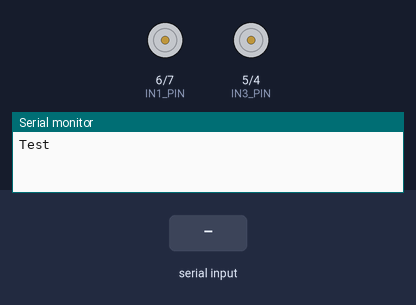
The sketch below on a simulated Arduino Uno, built with avr-gcc and run on an emulated ATmega328P. Shown: motor-driver pin pairs drawn as motors (green arrow = first pin HIGH = forward, orange = second pin HIGH = backward, longer = more drive, scaled by the enable pin), the last lines printed to the serial monitor. The test bench sets the inputs (shaded band). Random numbers use the default seed unless the sketch sets one.

Above: at 1.2 s.
1.3 s: "A1" received over the second serial link
At 1.83 s:
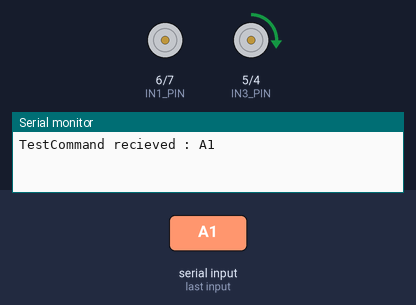
4.3 s: "W2" received over the second serial link
At 6.7 s:
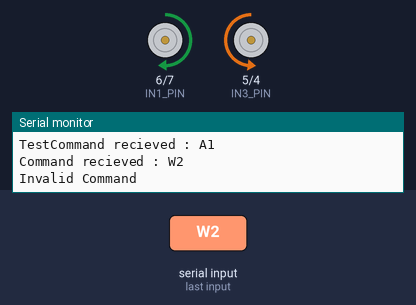
7.3 s: "S" received over the second serial link
At 8.0 s:
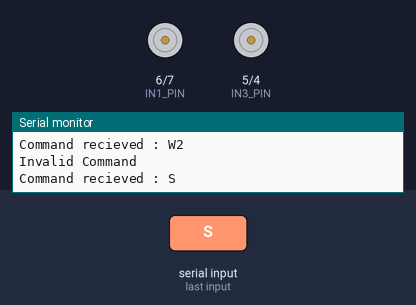
8.8 s: "D1" received over the second serial link
11.8 s: "S2" received over the second serial link
At 12.8 s:
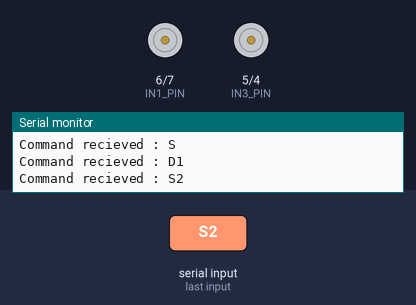
13.4 s: "W" received over the second serial link
At 15.8 s:
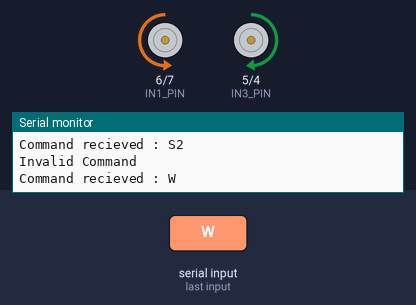
Timing chart, 0 to 17.3 s (numbered marks = the images above; inputs shaded):
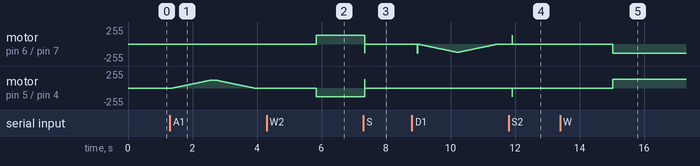

The sketch:

Controllerbetterturn.ino
```cpp
#include <SoftwareSerial.h>
SoftwareSerial hc06(11,10); //TX connects to 2(RX), RX connects to 3(TX)
String cmd="";
float sensor_val=0;
// constants won't change
const int ENA_PIN = 9; // the Arduino pin connected to the EN1 pin L298N
const int IN1_PIN = 6; // the Arduino pin connected to the IN1 pin L298N
const int IN2_PIN = 7; // the Arduino pin connected to the IN2 pin L298N
const int IN3_PIN = 5; // the Arduino pin connected to the IN2 pin L298N
const int IN4_PIN = 4;  // the Arduino pin connected to the IN2 pin L298N
const int ENB_PIN = 3; // the Arduino pin connected to the EN1 pin L298N
void setup(){
 	//Initialize Serial Monitor
 	Serial.begin(9600);
 	//Initialize Bluetooth Serial Port
 	hc06.begin(9600);
  Serial.print("Test");
  pinMode(ENA_PIN, OUTPUT);
  pinMode(IN1_PIN, OUTPUT);
  pinMode(IN2_PIN, OUTPUT);
  pinMode(IN3_PIN, OUTPUT);
  pinMode(IN4_PIN, OUTPUT);
  pinMode(ENB_PIN, OUTPUT);
}
void loop(){
 	//Read data from HC06
 	while(hc06.available()>0){
 			cmd+=(char)hc06.read();
 	}


//Select function with cmd
 	if(cmd!=""){
 			Serial.print("Command recieved : ");
 			Serial.println(cmd);
 			// We expect ON or OFF from bluetooth
 			if(cmd=="W2"){ //backwards
 							digitalWrite(IN1_PIN, HIGH); // control motor A spins
              digitalWrite(IN2_PIN, LOW);  // control motor A spins clockwise}
              digitalWrite(IN3_PIN, LOW);
              digitalWrite(IN4_PIN, HIGH);  // control motor A spins clockwise}
              //delay(1000);
              for (int speed = 0; speed <= 150; speed++) {
                    analogWrite(ENA_PIN, (int)((speed/150)*135)); // control the speed
                    analogWrite(ENB_PIN, (int)((speed/150)*131)); // control the speed


                    delay(10);
              }
              //delay(1000);


 			}else if(cmd=="S2"){ //stop backwards
 							digitalWrite(IN1_PIN, HIGH);   // control motor A spins anti-clockwise
              digitalWrite(IN2_PIN, LOW);  // control motor A spins anti-clockwise
              digitalWrite(IN3_PIN, LOW);   // control motor A spins anti-clockwise
              digitalWrite(IN4_PIN, HIGH);  // control motor A spins anti-clockwise
              //delay(1000);
              for (int speed = 150; speed >= 0; speed--) {
                  analogWrite(ENA_PIN, (int)((speed/150)*135)); // control the speed
                  analogWrite(ENB_PIN, (int)((speed/150)*131)); // control the speed
                  delay(10);
              }
              //delay(1000); // stop motor 1 second

 			} if(cmd=="W"){ //forwards
 							digitalWrite(IN1_PIN, LOW); // control motor A spins
              digitalWrite(IN2_PIN, HIGH);  // control motor A spins clockwise}
              digitalWrite(IN3_PIN, HIGH);
              digitalWrite(IN4_PIN, LOW);  // control motor A spins clockwise}
              //delay(1000);
              for (int speed = 0; speed <= 150; speed++) {
                    analogWrite(ENA_PIN, (int)((speed/150)*135)); // control the speed
                    analogWrite(ENB_PIN, (int)((speed/150)*131)); // control the speed


                    delay(10);
              }
              //delay(1000);


 			}else if(cmd=="S"){ //stop forwards
 							digitalWrite(IN1_PIN, LOW);   // control motor A spins anti-clockwise
              digitalWrite(IN2_PIN, HIGH);  // control motor A spins anti-clockwise
              digitalWrite(IN3_PIN, HIGH);   // control motor A spins anti-clockwise
              digitalWrite(IN4_PIN, LOW);  // control motor A spins anti-clockwise
              //delay(1000);
              for (int speed = 150; speed >= 0; speed--) {
                  analogWrite(ENA_PIN, (int)((speed/150)*135)); // control the speed
                  analogWrite(ENB_PIN, (int)((speed/150)*131)); // control the speed
                  delay(10);
              }
              //delay(1000); // stop motor 1 second

 			}else if(cmd == "A1"){
 							digitalWrite(IN1_PIN, LOW);   // control motor A spins anti-clockwise
              digitalWrite(IN2_PIN, LOW);  // control motor A spins anti-clockwise
              digitalWrite(IN3_PIN, HIGH);   // control motor A spins anti-clockwise
              digitalWrite(IN4_PIN, LOW);  // control motor A spins anti-clockwise
              //delay(1000);
              for (int speed = 0; speed <= 120; speed++) {
                  analogWrite(ENA_PIN, speed); // control the speed
                  analogWrite(ENB_PIN, speed); // control the speed
                  delay(10);
              }

              delay(100);

              for (int speed = 120; speed >= 0; speed--) {
                  analogWrite(ENA_PIN, speed); // control the speed
                  analogWrite(ENB_PIN, speed); // control the speed
                  delay(10);
              }
              //delay(1000); // stop motor 1 second

      } else if(cmd == "A2"){
 							digitalWrite(IN1_PIN, LOW);   // control motor A spins anti-clockwise
              digitalWrite(IN2_PIN, LOW);  // control motor A spins anti-clockwise
              digitalWrite(IN3_PIN, HIGH);   // control motor A spins anti-clockwise
              digitalWrite(IN4_PIN, LOW);  // control motor A spins anti-clockwise
              //delay(1000);
              for (int speed = 0; speed <= 120; speed++) {
                  analogWrite(ENA_PIN, speed); // control the speed
                  analogWrite(ENB_PIN, speed); // control the speed
                  delay(10);
              }

              delay(200);

              for (int speed = 120; speed >= 0; speed--) {
                  analogWrite(ENA_PIN, speed); // control the speed
                  analogWrite(ENB_PIN, speed); // control the speed
                  delay(10);
              }
              //delay(1000); // stop motor 1 second
      }else if(cmd == "A3"){
 							digitalWrite(IN1_PIN, LOW);   // control motor A spins anti-clockwise
              digitalWrite(IN2_PIN, LOW);  // control motor A spins anti-clockwise
              digitalWrite(IN3_PIN, HIGH);   // control motor A spins anti-clockwise
              digitalWrite(IN4_PIN, LOW);  // control motor A spins anti-clockwise
              //delay(1000);
              for (int speed = 0; speed <= 120; speed++) {
                  analogWrite(ENA_PIN, speed); // control the speed
                  analogWrite(ENB_PIN, speed); // control the speed
                  delay(10);
              }

              delay(300);

              for (int speed = 120; speed >= 0; speed--) {
                  analogWrite(ENA_PIN, speed); // control the speed
                  analogWrite(ENB_PIN, speed); // control the speed
                  delay(10);
              }
              //delay(1000); // stop motor 1 second

      }else if(cmd == "D1"){
 							digitalWrite(IN1_PIN, LOW);   // control motor A spins anti-clockwise
              digitalWrite(IN2_PIN, HIGH);  // control motor A spins anti-clockwise
              digitalWrite(IN3_PIN, LOW);   // control motor A spins anti-clockwise
              digitalWrite(IN4_PIN, LOW);  // control motor A spins anti-clockwise
              //delay(1000);
              for (int speed = 0; speed <= 120; speed++) {
                  analogWrite(ENA_PIN, speed); // control the speed
                  analogWrite(ENB_PIN, speed); // control the speed
                  delay(10);
              }

              delay(100);

              for (int speed = 120; speed >= 0; speed--) {
                  analogWrite(ENA_PIN, speed); // control the speed
                  analogWrite(ENB_PIN, speed); // control the speed
                  delay(10);
              }
              //delay(1000); // stop motor 1 second
      } else if(cmd == "D2"){
 							digitalWrite(IN1_PIN, LOW);   // control motor A spins anti-clockwise
              digitalWrite(IN2_PIN, HIGH);  // control motor A spins anti-clockwise
              digitalWrite(IN3_PIN, LOW);   // control motor A spins anti-clockwise
              digitalWrite(IN4_PIN, LOW);  // control motor A spins anti-clockwise
              //delay(1000);
              for (int speed = 0; speed <= 120; speed++) {
                  analogWrite(ENA_PIN, speed); // control the speed
                  analogWrite(ENB_PIN, speed); // control the speed
                  delay(10);
              }

              delay(200);

              for (int speed = 120; speed >= 0; speed--) {
                  analogWrite(ENA_PIN, speed); // control the speed
                  analogWrite(ENB_PIN, speed); // control the speed
                  delay(10);
              }
              //delay(1000); // stop motor 1 second
      } else if(cmd == "D3"){
 							digitalWrite(IN1_PIN, LOW);   // control motor A spins anti-clockwise
              digitalWrite(IN2_PIN, HIGH);  // control motor A spins anti-clockwise
              digitalWrite(IN3_PIN, LOW);   // control motor A spins anti-clockwise
              digitalWrite(IN4_PIN, LOW);  // control motor A spins anti-clockwise
              //delay(1000);
              for (int speed = 0; speed <= 120; speed++) {
                  analogWrite(ENA_PIN, speed); // control the speed
                  analogWrite(ENB_PIN, speed); // control the speed
                  delay(10);
              }

              delay(300);

              for (int speed = 120; speed >= 0; speed--) {
                  analogWrite(ENA_PIN, speed); // control the speed
                  analogWrite(ENB_PIN, speed); // control the speed
                  delay(10);
              }
              //delay(1000); // stop motor 1 second
      } else{
 							Serial.println("Invalid Command");
 			}
 			cmd=""; //reset cmd
 	}
 	// Simulate sensor measurement
 	sensor_val=(float)random(256); // random number between 0 and 255
 	//Write sensor data to HC06
 	hc06.print(sensor_val);
 	delay(100);
}
```

Measured:
- after the input at 1.3 s, motor on pin 5 (IN3_PIN) / pin 4 (IN4_PIN): rises from stopped to forward 120/255 in 1.2 s, then falls to stopped in 1.3 s
- after the input at 4.3 s, motor on pin 6 (IN1_PIN) / pin 7 (IN2_PIN): stopped → forward 135/255 after 1.5 s; motor on pin 5 (IN3_PIN) / pin 4 (IN4_PIN): stopped → backward 131/255 after 1.5 s
- after the input at 7.3 s, motor on pin 6 (IN1_PIN) / pin 7 (IN2_PIN): forward 135/255 → stopped at once; motor on pin 5 (IN3_PIN) / pin 4 (IN4_PIN): backward 131/255 → stopped at once
- after the input at 11.8 s, motor on pin 6 (IN1_PIN) / pin 7 (IN2_PIN): stopped → forward 135/255 after 0.11 s, → stopped 0.01 s later; motor on pin 5 (IN3_PIN) / pin 4 (IN4_PIN): stopped → backward 131/255 after 0.11 s, → stopped 0.01 s later
- after the input at 13.4 s, motor on pin 6 (IN1_PIN) / pin 7 (IN2_PIN): stopped → backward 135/255 after 1.6 s; motor on pin 5 (IN3_PIN) / pin 4 (IN4_PIN): stopped → forward 131/255 after 1.6 s
